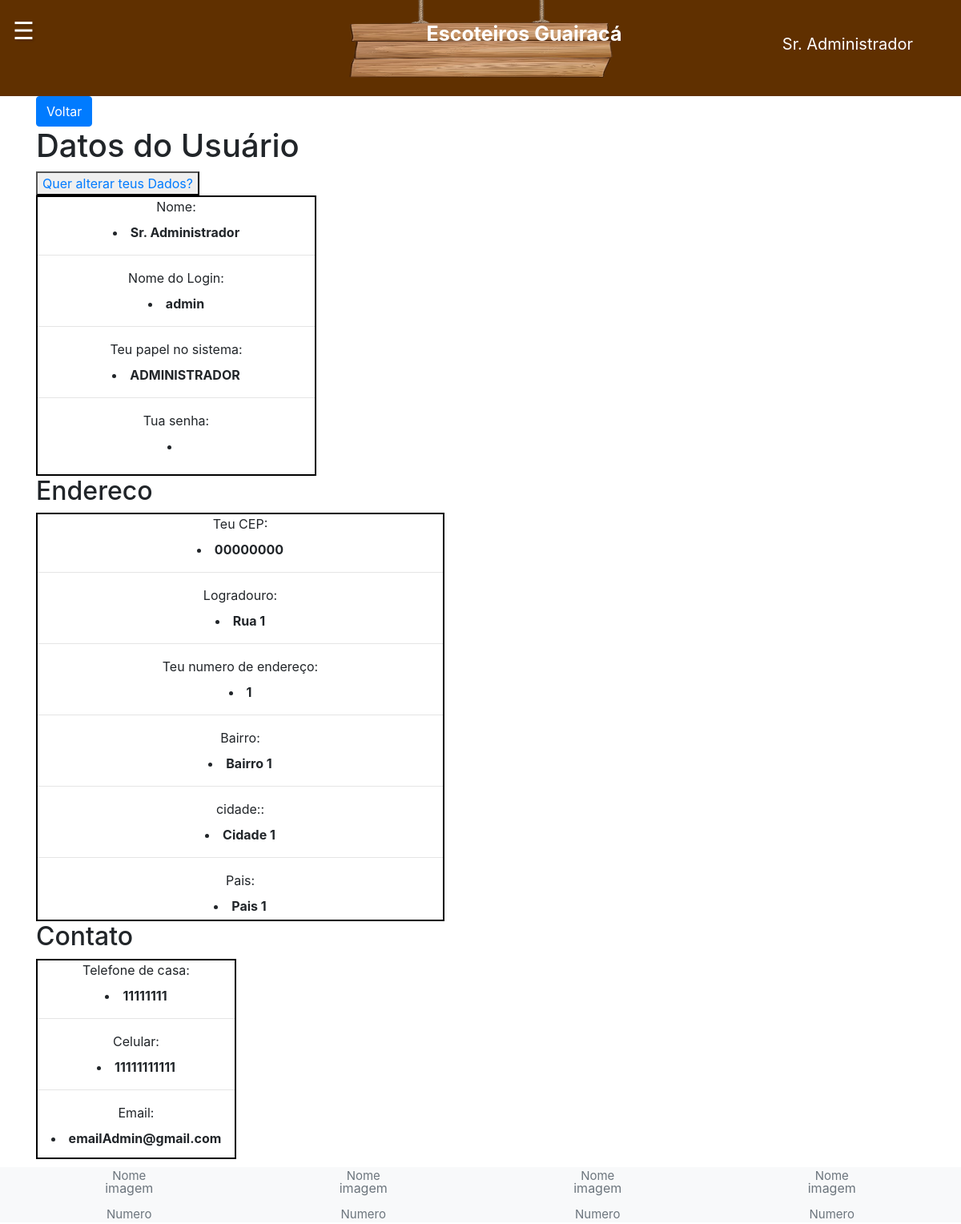
The app's page /app/controller/UsuarioController.php?action=profile&id=1 (signed in) with its own data.
### tables this page shows
CREATE TABLE tb_usuarios ( 
  id_usuario int AUTO_INCREMENT, 
  id_endereco int NOT NULL,
  id_contato int NOT NULL,
  id_alcateia int NOT NULL,
  nome varchar(70) NOT NULL, 
  cpf char(11) NOT NULL,
  login varchar(15) NOT NULL,
  senha varchar(15) NOT NULL,
  papeis varchar(255),
  status_usuario varchar(70) NOT NULL DEFAULT 'ATIVO',
  PRIMARY KEY (id_usuario),
  FOREIGN KEY (id_endereco) REFERENCES tb_enderecos (id_endereco),
  FOREIGN KEY (id_contato) REFERENCES tb_contatos (id_contato),
  FOREIGN KEY (id_alcateia) REFERENCES tb_alcateias (id_alcateia),
  CONSTRAINT uk_usuarios UNIQUE (login)
);

CREATE TABLE tb_enderecos (
  id_endereco int AUTO_INCREMENT,
  cep CHAR(9) NOT NULL,
  logradouro VARCHAR(255) NOT NULL,
  numero_endereco int NOT NULL,
  bairro VARCHAR(100) NOT NULL,
  cidade VARCHAR(100) NOT NULL,
  pais VARCHAR(45) NOT NULL,
  PRIMARY KEY (id_endereco)
);

CREATE TABLE tb_contatos (
  id_contato int AUTO_INCREMENT,
  telefone CHAR(10),
  celular CHAR(11) NOT NULL,
  email VARCHAR(100),
  PRIMARY KEY (id_contato)
);

### app/model/Usuario.php (called while the page is built, shortened)
<?php
class Usuario {
    private $id;
    private $endereco;
    private $contato;
    private $nome;
    private $login;
    private $papeis;
    public function getId()
    {
        return $this->id;
    }
    public function setId($id)
    {
        $this->id = $id;
        return $this;
    }
    public function getEndereco()
    {
        return $this->endereco;
    }
    public function setEndereco($endereco)
    {
        $this->endereco = $endereco;
        return $this;
    }
    public function getContato()
    {
        return $this->contato;
    }
    public function setContato($contato)
    {
        $this->contato = $contato;
        return $this;
    }
    public function getLogin()
    {
        return $this->login;
    }
    public function setLogin($login)
    {
        $this->login = $login;
        return $this;
    }
    public function getNome()
    {
        return $this->nome;
    }
    public function setNome($nome)
    {
        $this->nome = $nome;
        return $this;
    }
    public function setPapeis($papeis)
    {
        $this->papeis = $papeis;
        return $this;
    }
    public function getPapeisStr(){
            return str_replace(UsuarioPapel::$SEPARADOR,", ", $this->papeis);
    }
}

### app/dao/UsuarioDAO.php (called while the page is built, shortened)
<?php
include_once(__DIR__ . "/../model/Usuario.php");
class UsuarioDAO {
    public function findById(int $id) {
        $conn = Connection::getConn();
        $sql = "SELECT * FROM tb_usuarios u" .
               " WHERE u.id_usuario = ?";
        $stm = $conn->prepare($sql);
        $stm->execute([$id]);
        $result = $stm->fetchAll();
        $usuarios = $this->mapUsuarios($result);
        if(count($usuarios) == 1)
            return $usuarios[0];
        elseif(count($usuarios) == 0)
            return null;
        die("UsuarioDAO.findById()" .
            " - Erro: mais de um usuário encontrado.");
    }
    private function mapUsuarios($result) {
        $usuarios = array();
        foreach ($result as $reg) {
            $usuario = new Usuario();
            $usuario->setId($reg['id_usuario']);
            $usuario->setNome($reg['nome']);
            $usuario->setCpf($reg['cpf']);
            $usuario->setLogin($reg['login']);
            $usuario->setSenha($reg['senha']);
            $usuario->setPapeis($reg['papeis']);
            $usuario->setStatus($reg['status_usuario']);
            $usuario->setIdEndereco($reg['id_endereco']);
            $usuario->setIdContato($reg['id_contato']);
            array_push($usuarios, $usuario);
        }
        return $usuarios;
    }
}

### app/model/Endereco.php (called while the page is built, shortened)
<?php
class Endereco{
    private $cep;
    private $logradouro;
    private $numeroEndereco;
    private $bairro;
    private $cidade;
    private $pais;
    public function getCep()
    {
        return $this->cep;
    }
    public function setCep($cep)
    {
        $this->cep = $cep;
        return $this;
    }
    public function getLogradouro()
    {
        return $this->logradouro;
    }
    public function setLogradouro($logradouro)
    {
        $this->logradouro = $logradouro;
        return $this;
    }
    public function getNumeroEndereco()
    {
        return $this->numeroEndereco;
    }
    public function setNumeroEndereco($numeroEndereco)
    {
        $this->numeroEndereco = $numeroEndereco;
        return $this;
    }
    public function getBairro()
    {
        return $this->bairro;
    }
    public function setBairro($bairro)
    {
        $this->bairro = $bairro;
        return $this;
    }
    public function getCidade()
    {
        return $this->cidade;
    }
    public function setCidade($cidade)
    {
        $this->cidade = $cidade;
        return $this;
    }
    public function getPais()
    {
        return $this->pais;
    }
    public function setPais($pais)
    {
        $this->pais = $pais;
        return $this;
    }
}

### app/dao/EnderecoDAO.php (called while the page is built, shortened)
<?php
include_once(__DIR__ . "/../model/Endereco.php");
class EnderecoDAO{
    public function findById(int $id) {
        $conn = Connection::getConn();
        $sql = "SELECT * FROM tb_enderecos e" .
               " WHERE e.id_endereco = ?";
        $stm = $conn->prepare($sql);
        $stm->execute([$id]);
        $result = $stm->fetchAll();
        $enderecos = $this->mapEnderecos($result);
        if(count($enderecos) == 1)
            return $enderecos[0];
        elseif(count($enderecos) == 0)
            return null;
        die("EnderecoDAO.findById()" .
            " - Erro: mais de um endereco encontrado.");
    }
    private function mapEnderecos($result) {
        $enderecos = array();
        foreach ($result as $reg) {
            $endereco = new Endereco();
            $endereco->setId_endereco($reg['id_endereco']);
            $endereco->setCep($reg['cep']);
            $endereco->setLogradouro($reg['logradouro']);
            $endereco->setNumeroEndereco($reg['numero_endereco']);
            $endereco->setBairro($reg['bairro']);
            $endereco->setCidade($reg['cidade']);
            $endereco->setPais($reg['pais']);
            array_push($enderecos, $endereco);
        }
        return $enderecos;
    }
}

### app/model/Contato.php (called while the page is built, shortened)
<?php
class Contato{
    private $telefone;
    private $celular;
    private $email;
    public function getTelefone()
    {
        return $this->telefone;
    }
    public function setTelefone($telefone)
    {
        $this->telefone = $telefone;
        return $this;
    }
    public function getCelular()
    {
        return $this->celular;
    }
    public function setCelular($celular)
    {
        $this->celular = $celular;
        return $this;
    }
    public function getEmail()
    {
        return $this->email;
    }
    public function setEmail($email)
    {
        $this->email = $email;
        return $this;
    }
}

### app/dao/ContatoDAO.php (called while the page is built, shortened)
<?php
include_once(__DIR__ . "/../model/Contato.php");
class ContatoDAO{
    public function findById(int $id) {
        $conn = Connection::getConn();
        $sql = "SELECT * FROM tb_contatos c" .
               " WHERE c.id_contato = ?";
        $stm = $conn->prepare($sql);
        $stm->execute([$id]);
        $result = $stm->fetchAll();
        $contatos = $this->mapContatos($result);
        if(count($contatos) == 1)
            return $contatos[0];
        elseif(count($contatos) == 0)
            return null;
        die("UsuarioDAO.findById()" .
            " - Erro: mais de um contato encontrado.");
    }
    private function mapContatos($result) {
        $contatos = array();
        foreach ($result as $reg) {
            $contato = new Contato();
            $contato->setId_contato($reg['id_contato']);
            $contato->setTelefone($reg['telefone']);
            $contato->setCelular($reg['celular']);
            $contato->setEmail($reg['email']);
            array_push($contatos, $contato);
        }
        return $contatos;
    }
}

### app/view/usuario/profile.php (the view, shortened to what this page needs)
<?php
require_once(__DIR__ . "/../include/header.php");
?>
<?php require_once(__DIR__ . "/../include/menu.php");?>
<div class="container">
    <a class="btn btn-primary" href='<?= HOME_PAGE ?>'>Voltar</a>
    <h1> Datos do Usuário </h1>
    <button> <a href="<?= BASEURL ?>
        /controller/UsuarioController.php?action=edit&id=<?=$dados['usuario']->getId()?>">
        Quer alterar teus Dados? </a>  </button>
        <br>
    <div id="usuario">
        <div>
            <label> Nome: </label>
        <b> <li><?= $dados['usuario']->getNome(); ?></li> </b>
        </div>
        <hr>
        <div>
            <label> Nome do Login: </label>
            <b> <li><?= $dados['usuario']->getLogin(); ?></li> </b>
        </div>
        <hr>
        <div>
            <label> Teu papel no sistema: </label>
            <b> <li><?= $dados['usuario']->getPapeisStr(); ?></li> </b>
        </div>
        <hr>
        <div>
            <label> Tua senha: </label>
            <b> <li><?= $dados['usuario']->getSenha(); ?></li> </b>
        </div>
    </div>
    <h2>Endereco </h2>
    <div id="endereco">
        <div>
            <label> Teu CEP: </label>
            <b> <li><?= $dados['usuario']->getEndereco()->getCep(); ?></li> </b>
        </div>
    <hr>
        <div>
            <label> Logradouro: </label>
        <b> <li><?=$dados['usuario']->getEndereco()->getLogradouro(); ?></li> </b>
        </div>
    <hr>
        <div>
            <label> Teu numero de endereço: </label>
            <b> <li><?= $dados['usuario']->getEndereco()->getNumeroEndereco(); ?></li> </b>
        </div>
    <hr>
        <div>
            <label> Bairro: </label>
            <b> <li><?= $dados['usuario']->getEndereco()->getBairro(); ?></li> </b>
        </div>
    <hr>
        <div>
            <label> cidade:: </label>
            <b> <li><?= $dados['usuario']->getEndereco()->getCidade(); ?></li> </b>
        </div>
    <hr>
        <div>
            <label> Pais: </label>
            <b><li><?= $dados['usuario']->getEndereco()->getPais(); ?></li> </b>
        </div>
    </div>
    <h2>Contato </h2>
    <div id="contato">
        <div>
            <label> Telefone de casa: </label>
            <b> <li><?= $dados['usuario']->getContato()->getTelefone(); ?></li> </b>
        </div>
        <hr>
        <div>
            <label> Celular: </label>
            <b> <li><?= $dados['usuario']->getContato()->getCelular(); ?></li> </b>
        </div>
        <hr>
        <div>
            <label> Email: </label>
        <b>  <li><?= $dados['usuario']->getContato()->getEmail(); ?></li> </b>
        </div>
    </div>
</div>
<?php
require_once(__DIR__ . "/../include/footer.php");
?>

### records on screen
tb_usuarios: nome "Sr. Administrador", login "admin", papeis "ADMINISTRADOR"
tb_enderecos: cep "00000000", logradouro "Rua 1", numero_endereco "1", bairro "Bairro 1", cidade "Cidade 1", pais "Pais 1"
tb_contatos: telefone "11111111", celular "11111111111", email "emailAdmin@gmail.com"

### other values on screen
$nome "Sr. Administrador"
